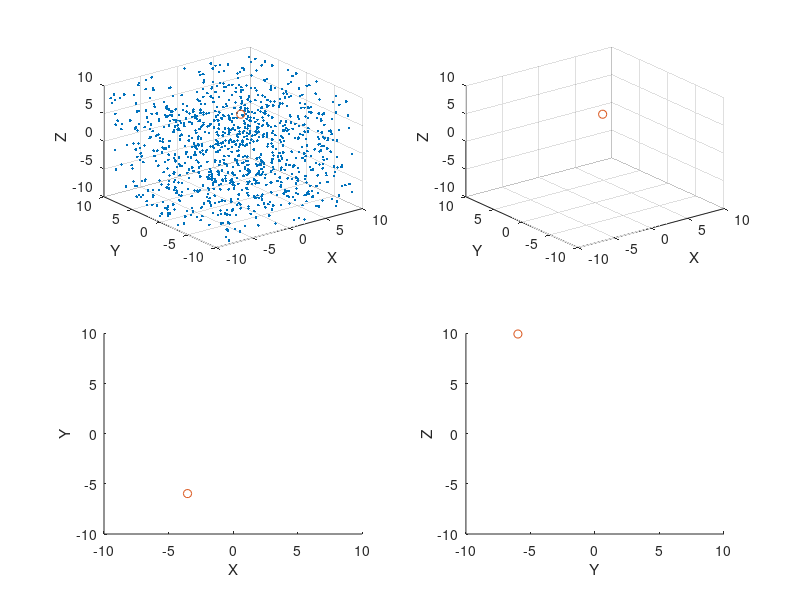

Recreate this plot in MATLAB.
clear;
clc;
clf;

% Galaxies selection in 3D
% Assume observer at the origion
% Generation of random points within range
% These points are used as example of galaxies

range = 10;
size = 10000;
g_x = rand(1, size).*2.*range - range;
g_y = rand(1, size).*2.*range - range;
g_z = rand(1, size).*2.*range - range;

% define observer
o_x = rand*2*range - range;
o_y = rand*2*range - range;
o_z = rand*2*range - range;

%Translate coordinates
g_x=g_x-o_x;
g_y=g_y-o_y;
g_z=g_z-o_z;

for i = linspace(0,2*pi,100)

% Define the lightcone 
r_l = 2*range;
theta_l = i;
phi_l = 0.3*i;
theta_o = pi/6;

axisRange = [-range, range];

% Reference Frame Rotation
% rotation around the z axis, clockwise by phi_i
g_x_bar = g_x .* cos(-phi_l) - g_y .* sin(-phi_l);
g_y_bar = g_x .* sin(-phi_l) + g_y .* cos(-phi_l);
g_z_bar = g_z;

% rotation around the y-axis, clockwise, by theta_i
% same as counter-clockwise by -theta_i
g_x_p = g_x_bar .* cos(-theta_l) + g_z_bar .* sin(-theta_l);
g_y_p = g_y_bar;
g_z_p = - g_x_bar .* sin(-theta_l) + g_z_bar .* cos(-theta_l);

% Convert it to sphereical polar 
g_r = sqrt(g_x_p .^ 2 + g_y_p .^ 2 + g_z_p .^ 2);
g_theta = real(acos(g_z_p ./ g_r));
% Don't need phi 

% Check and extract points inside the cone
g_x_inCone = [];
g_y_inCone = [];
g_z_inCone = [];
for i = 1:size
    if g_theta(i) <= theta_o
        g_x_inCone(i)  = g_x(i);
        g_y_inCone(i)  = g_y(i);
        g_z_inCone(i)  = g_z(i);
    end
end



% Main Plot 
subplot(2,2,1)
scatter3(g_x(1:0.1*size)+o_x, g_y(1:0.1*size)+o_y, g_z(1:0.1*size)+o_z, '.');


hold on;
xlim(axisRange)
ylim(axisRange)
zlim(axisRange)
xlabel('X')
ylabel('Y')
zlabel('Z')

%Show observer in green
scatter3(o_x, o_y, o_z, 'g.');

% plot galaxies inside the cone as red
scatter3(g_x_inCone+o_x, g_y_inCone+o_y, g_z_inCone+o_z, 'r.');
hold off;

subplot(2,2,2)
scatter3(g_x_inCone+o_x, g_y_inCone+o_y, g_z_inCone+o_z, '.');

hold on
xlim(axisRange)
ylim(axisRange)
zlim(axisRange)
xlabel('X')
ylabel('Y')
zlabel('Z')

scatter3(o_x, o_y, o_z, 'g.');

hold off
subplot(2,2,3)
scatter(g_x_inCone+o_x, g_y_inCone+o_y, '.');

hold on
xlim(axisRange)
ylim(axisRange)
xlabel('X')
ylabel('Y')

scatter(o_x, o_y, 'g.');
hold off
subplot(2,2,4)
scatter(g_y_inCone+o_y, g_z_inCone+o_z, '.');

hold on
xlim(axisRange)
ylim(axisRange)
xlabel('Y')
ylabel('Z')

scatter( o_y, o_z, 'g.');
hold off
pause(0.1)
end


